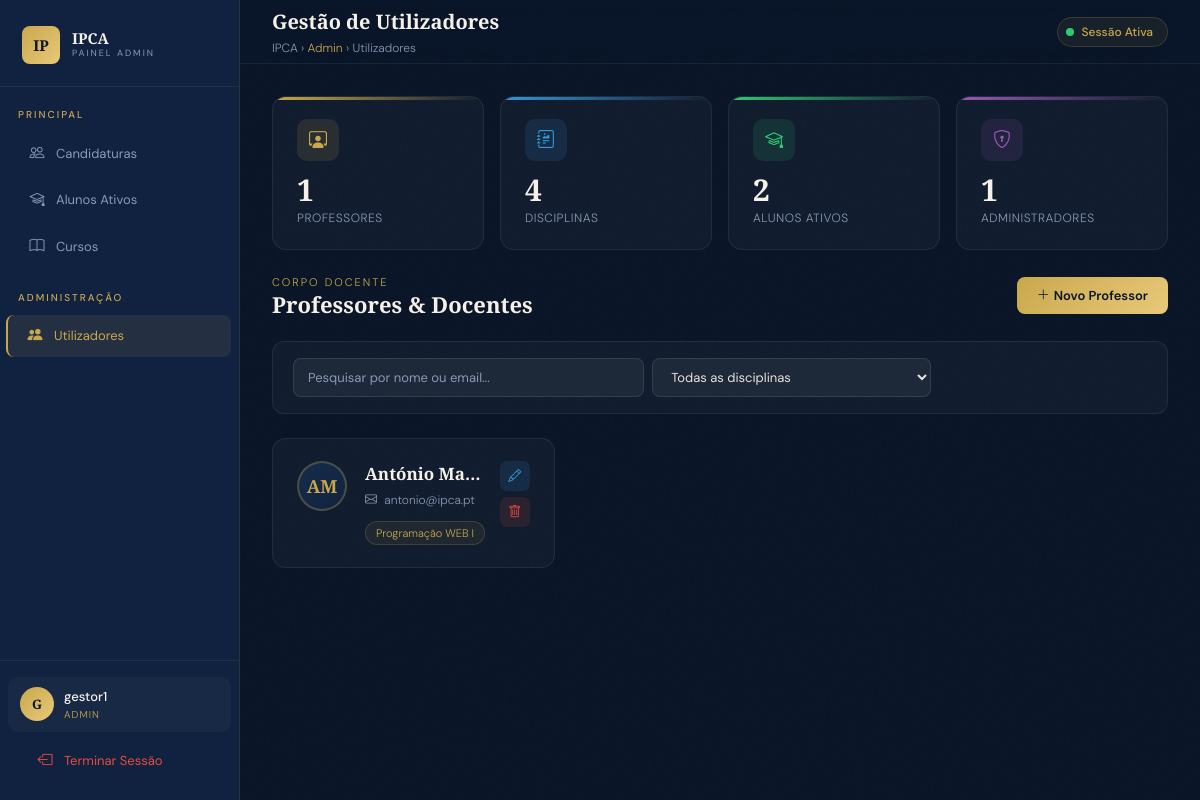
The page /gerir_utilizadores.php (signed in) on the database as committed earlier.
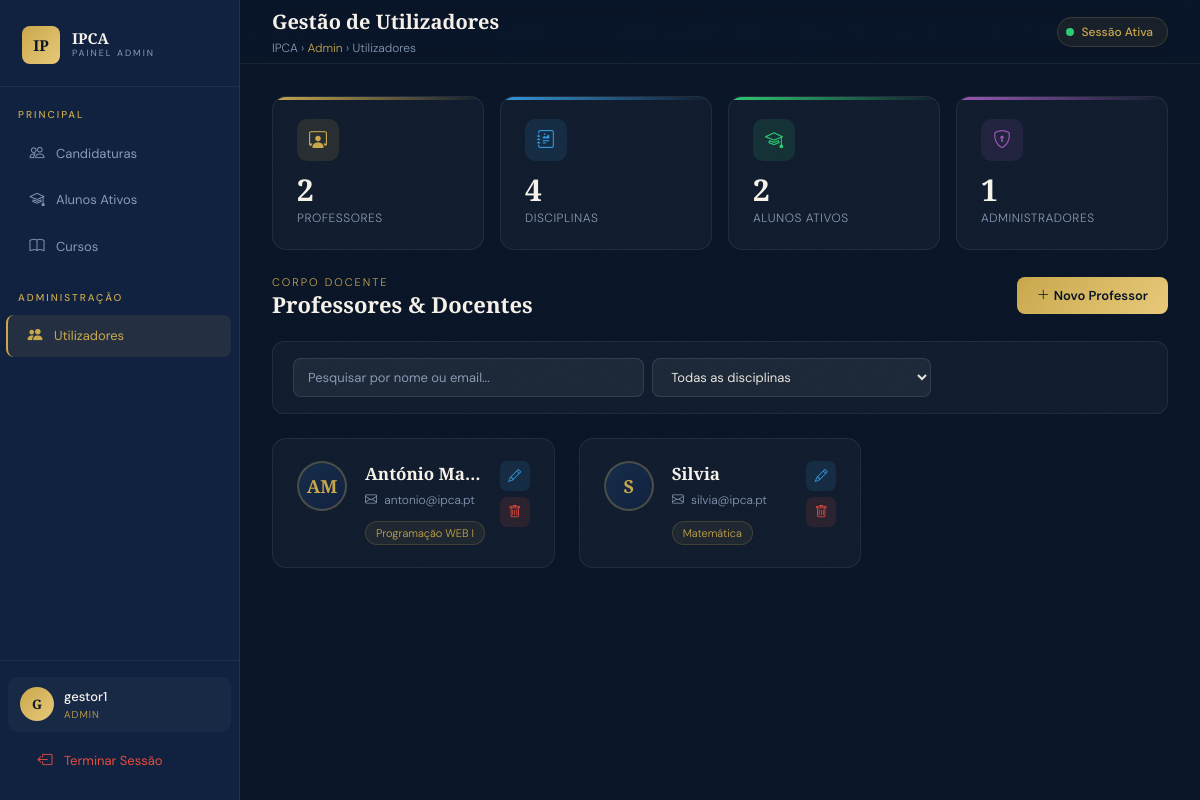
The same page on the database as committed later.
### tables this page shows
CREATE TABLE `professores` (
  `id` int(11) NOT NULL,
  `nome` varchar(100) NOT NULL,
  `email` varchar(100) NOT NULL,
  `password` varchar(255) NOT NULL,
  `foto` varchar(255) DEFAULT 'default.png'
);

### gerir_utilizadores.php (the view, shortened to what the changed rows need)
<?php
include "db.php";
$professores_stmt = $conn->query("
    SELECT p.id, p.nome, p.email,
           GROUP_CONCAT(d.Nome_disc ORDER BY d.Nome_disc SEPARATOR '|||') AS disciplinas_nomes,
           GROUP_CONCAT(d.ID ORDER BY d.Nome_disc SEPARATOR ',') AS disciplinas_ids,
           COUNT(d.ID) AS num_disciplinas
    FROM professores p
    LEFT JOIN prof_disciplinas pd ON pd.professor_id = p.id
    LEFT JOIN disciplinas d ON d.ID = pd.disciplina_id
    GROUP BY p.id, p.nome, p.email
    ORDER BY p.nome ASC
");
$total_profs  = $conn->query("SELECT COUNT(*) as n FROM professores")->fetchColumn();
?>
<!DOCTYPE html>
<html lang="pt-PT">
<head>
<link href="https://cdn.jsdelivr.net/npm/bootstrap@5.3.3/dist/css/bootstrap.min.css" rel="stylesheet">
<link href="https://cdn.jsdelivr.net/npm/bootstrap-icons@1.11.3/font/bootstrap-icons.min.css" rel="stylesheet">
<link rel="stylesheet" href="css/dashboard.css">
<link rel="stylesheet" href="css/gerir_utilizadores.css">
</head>
<body>
<div class="main-wrap">
  <div class="page-content">
    <div class="row g-3 mb-4">
      <div class="col-6 col-md-3">
        <div class="stat-card" style="--card-color:#c9a84c;--card-rgb:201,168,76">
          <div class="stat-icon"><i class="bi bi-person-workspace"></i></div>
          <div class="stat-value"><?php echo $total_profs; ?></div>
          <div class="stat-label">Professores</div>
        </div>
      </div>
    </div>
    <div class="d-flex justify-content-between align-items-center mb-4 flex-wrap gap-3">
      <div>
        <h2 style="font-family:'Playfair Display',serif;font-size:22px;font-weight:700;color:var(--cream);margin:0;">
          Professores &amp; Docentes
        </h2>
      </div>
    </div>
    <div class="row g-4" id="profGrid">
      <?php if ($professores_stmt->rowCount() === 0): ?>
      <div class="col-12">
        <div class="empty-state">
          <i class="bi bi-person-workspace"></i>
          <p>Ainda não há professores registados.<br>Clica em <strong style="color:var(--gold);">Novo Professor</strong> para começar.</p>
        </div>
      </div>
      <?php else:
        while ($prof = $professores_stmt->fetch()):
          $initials = strtoupper(substr($prof['nome'], 0, 1) .
            (strpos($prof['nome'], ' ') !== false ? substr(strrchr($prof['nome'], ' '), 1, 1) : ''));
          $disc_nomes = $prof['disciplinas_nomes'] ? explode('|||', $prof['disciplinas_nomes']) : [];
          $disc_ids   = $prof['disciplinas_ids']   ? array_map('intval', explode(',', $prof['disciplinas_ids'])) : [];
      ?>
      <div class="col-md-6 col-xl-4 prof-item"
           data-nome="<?php echo strtolower($prof['nome']); ?>"
           data-email="<?php echo strtolower($prof['email']); ?>"
           data-discs="<?php echo strtolower($prof['disciplinas_nomes'] ?? ''); ?>">
        <div class="prof-card">
          <div class="prof-avatar"><?php echo $initials; ?></div>
          <div class="prof-info">
            <div class="prof-nome"><?php echo htmlspecialchars($prof['nome']); ?></div>
            <div class="prof-email">
              <i class="bi bi-envelope me-1"></i>
              <?php echo htmlspecialchars($prof['email']); ?>
            </div>
            <div class="disc-chips">
              <?php if (!empty($disc_nomes)):
                foreach ($disc_nomes as $dn): ?>
                  <span class="disc-chip"><?php echo htmlspecialchars($dn); ?></span>
              <?php endforeach;
              else: ?>
                <span class="disc-chip empty">Sem disciplinas</span>
              <?php endif; ?>
            </div>
          </div>
          <div class="prof-actions">
            <button class="action-btn action-view" title="Editar"
                    onclick="abrirEditar(
                      <?php echo $prof['id']; ?>,
                      '<?php echo addslashes($prof['nome']); ?>',
                      '<?php echo addslashes($prof['email']); ?>',
                      <?php echo json_encode($disc_ids); ?>
                    )">
              <i class="bi bi-pencil"></i>
            </button>
            <button class="action-btn action-delete" title="Eliminar"
                    onclick="abrirEliminar(<?php echo $prof['id']; ?>, '<?php echo addslashes($prof['nome']); ?>')">
              <i class="bi bi-trash"></i>
            </button>
          </div>
        </div>
      </div>
      <?php endwhile; endif; ?>
    </div>
  </div>
</div>
</body>
</html>

Rows that differ between the two databases and show on the page:
added professores: nome "S", nome "Silvia", email "silvia@ipca.pt", dn "Matemática"
Other text that changed with them:
$total_profs: "1" → "2"
